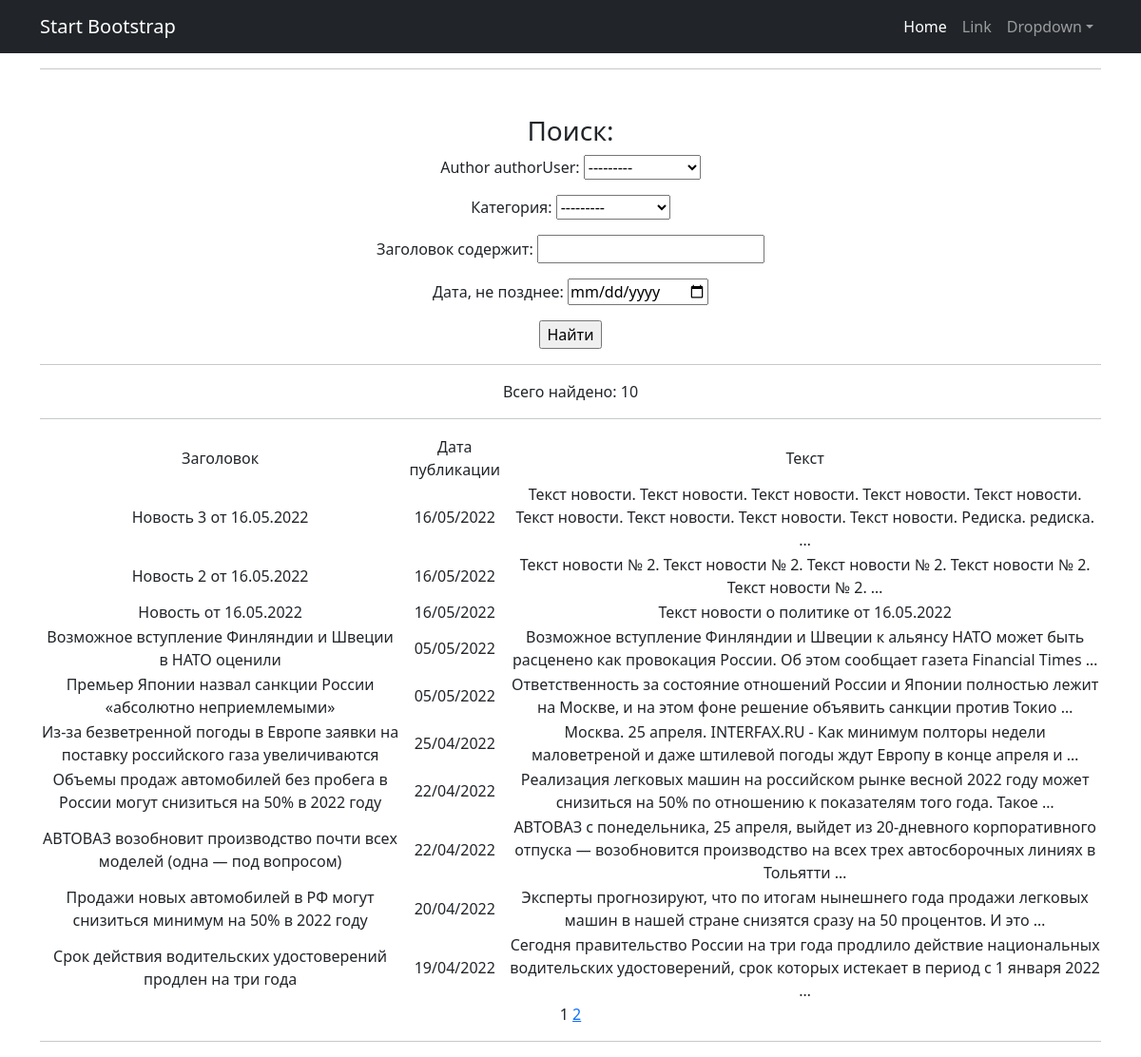
/news/search, run on the app's committed database.
### news/models.py (models this page shows, shortened)
class Post(models.Model):
    author = models.ForeignKey(Author, on_delete=models.CASCADE)
    timeAdding = models.DateTimeField(auto_now_add=True)
    title = models.CharField(max_length=128)
    NEWS = 'NW'
    ARTICLE = 'AR'
    CATEGORY_CHOICES = (
        (NEWS, 'Новость'),
        (ARTICLE, 'Статья'),
    )
    postType = models.CharField(max_length=2, choices=CATEGORY_CHOICES, default=NEWS)
    postCategory = models.ManyToManyField(Category, through='PostCategory')
    text = models.TextField()
    rating = models.SmallIntegerField(default=0)
    class Meta:
        verbose_name = 'Пост'
        verbose_name_plural = 'Посты'

### news/views.py (the view)
# urls.py: path('news/search', SearchList.as_view(), name='found_list'),
class SearchList(ListView):
    model = Post
    ordering = '-id'
    template_name = 'search.html'
    context_object_name = 'found_news'
    paginate_by = 10
    def get_queryset(self):
        queryset = super().get_queryset()
        self.filterset = PostFilter(self.request.GET, queryset)
        return self.filterset.qs
    def get_context_data(self, **kwargs):
        context = super().get_context_data(**kwargs)
        context['filterset'] = self.filterset
        return context

### news/models.py (called while the page is built)
    def __str__(self):
        return f'{self.name}'

### news/templatetags/custom_tags.py (called while the page is built)
@register.simple_tag(takes_context=True)
def url_replace(context, **kwargs):
    d = context['request'].GET.copy()
    for k, v in kwargs.items():
        d[k] = v
    return d.urlencode()

### templates/search.html (shortened to what this page needs)
{% extends 'flatpages/default.html' %}
{% load custom_filters %}
{% load custom_tags %}
{% block content %}
    <h3>Поиск:</h3>
    <form action="" method="get">
        {{ filterset.form.as_p }}
        <input type="submit" value="Найти" />
    </form>
    <hr>
    Всего найдено: {{found_news|length}}
    <hr>
    {% if found_news %}
        <table>
            <tr>
                <td>Заголовок</td>
                <td>Дата публикации</td>
                <td>Текст</td>
            </tr>
            {% for post in found_news %}
            <tr>
                <td>{{post.title}}</td>
                <td>{{post.timeAdding|date:'d/m/Y'}}</td>
                <td>{{post.text|truncatewords:20}}</td>
            </tr>
            {% endfor %}
        </table>
    {% else %}
        <h2>Новостей нет!</h2>
    {% endif %}
    {{ page_obj.number }}
    {% if page_obj.has_next %}
        <a href="?{% url_replace page=page_obj.next_page_number %}">{{ page_obj.next_page_number }}</a>
    {% endif %}
{% endblock content %}

### data on the page
Post: title "Новость 3 от 16.05.2022", timeAdding "16/05/2022", text "Текст новости. Текст новости. Текст новости. Текст новости. Текст новости. Текст новости. Текст новости. Текст новости. Текст новости. Редиска. редиска. …"
Post: title "Новость 2 от 16.05.2022", timeAdding "16/05/2022", text "Текст новости № 2. Текст новости № 2. Текст новости № 2. Текст новости № 2. Текст новости № 2. …"
Post: title "Новость от 16.05.2022", timeAdding "16/05/2022", text "Текст новости о политике от 16.05.2022"
Post: title "Возможное вступление Финляндии и Швеции в НАТО оценили", timeAdding "05/05/2022", text "Возможное вступление Финляндии и Швеции к альянсу НАТО может быть расценено как провокация России. Об этом сообщает газета Financial Times …"
Post: title "Премьер Японии назвал санкции России «абсолютно неприемлемыми»", timeAdding "05/05/2022", text "Ответственность за состояние отношений России и Японии полностью лежит на Москве, и на этом фоне решение объявить санкции против Токио …"
Post: title "Из-за безветренной погоды в Европе заявки на поставку российского газа увеличиваются", timeAdding "25/04/2022", text "Москва. 25 апреля. INTERFAX.RU - Как минимум полторы недели маловетреной и даже штилевой погоды ждут Европу в конце апреля и …"
Post: title "Объемы продаж автомобилей без пробега в России могут снизиться на 50% в 2022 году", timeAdding "22/04/2022", text "Реализация легковых машин на российском рынке весной 2022 году может снизиться на 50% по отношению к показателям того года. Такое …"
Post: title "АВТОВАЗ возобновит производство почти всех моделей (одна — под вопросом)", timeAdding "22/04/2022", text "АВТОВАЗ с понедельника, 25 апреля, выйдет из 20-дневного корпоративного отпуска — возобновится производство на всех трех автосборочных линиях в Тольятти …"
Post: title "Продажи новых автомобилей в РФ могут снизиться минимум на 50% в 2022 году", timeAdding "20/04/2022", text "Эксперты прогнозируют, что по итогам нынешнего года продажи легковых машин в нашей стране снизятся сразу на 50 процентов. И это …"
Post: title "Срок действия водительских удостоверений продлен на три года", timeAdding "19/04/2022", text "Сегодня правительство России на три года продлило действие национальных водительских удостоверений, срок которых истекает в период с 1 января 2022 …"

### other printed values
{{ found_news|length }} "10"
{{ page_obj.number }} "1"
{{ page_obj.next_page_number }} "2"
